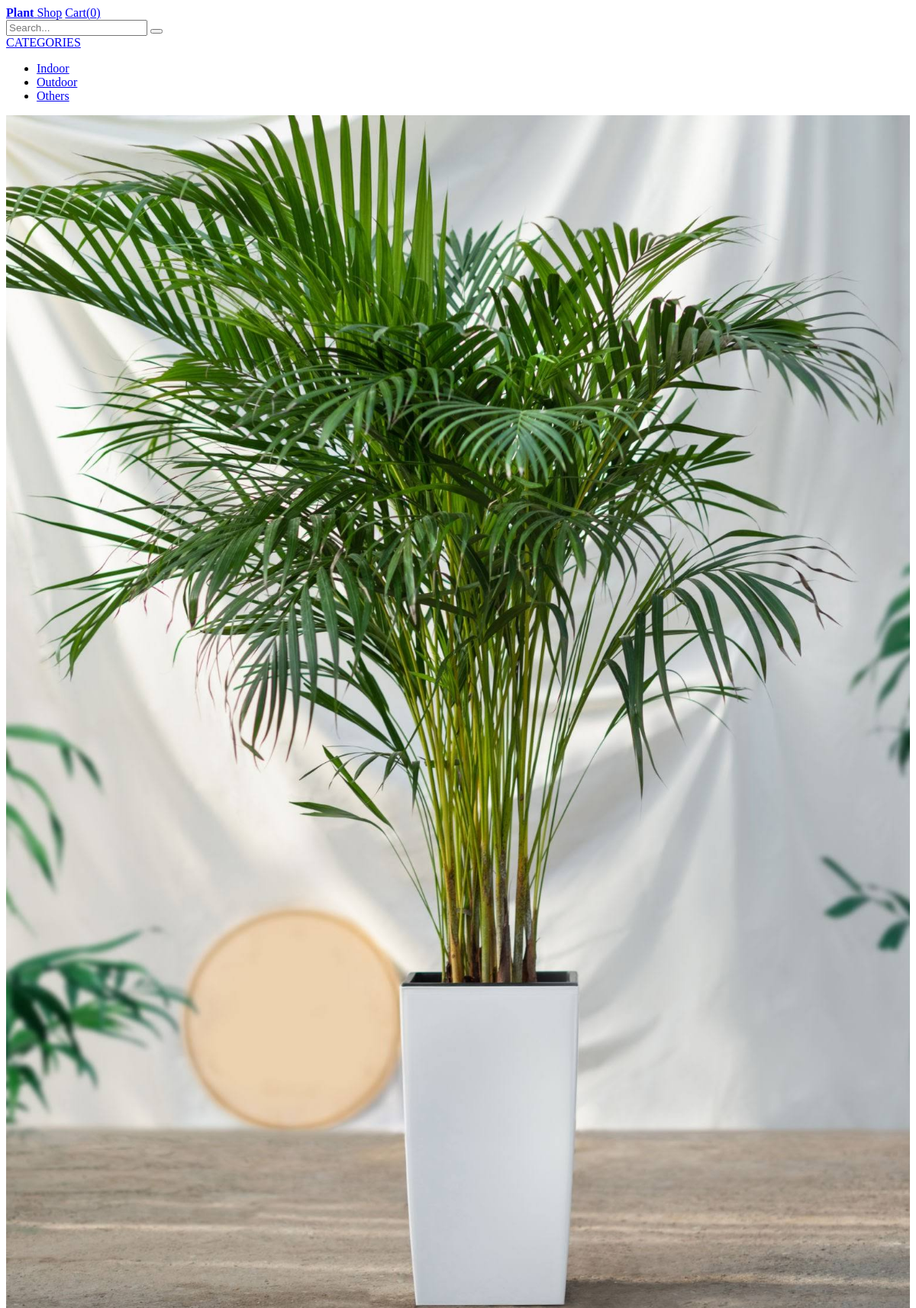
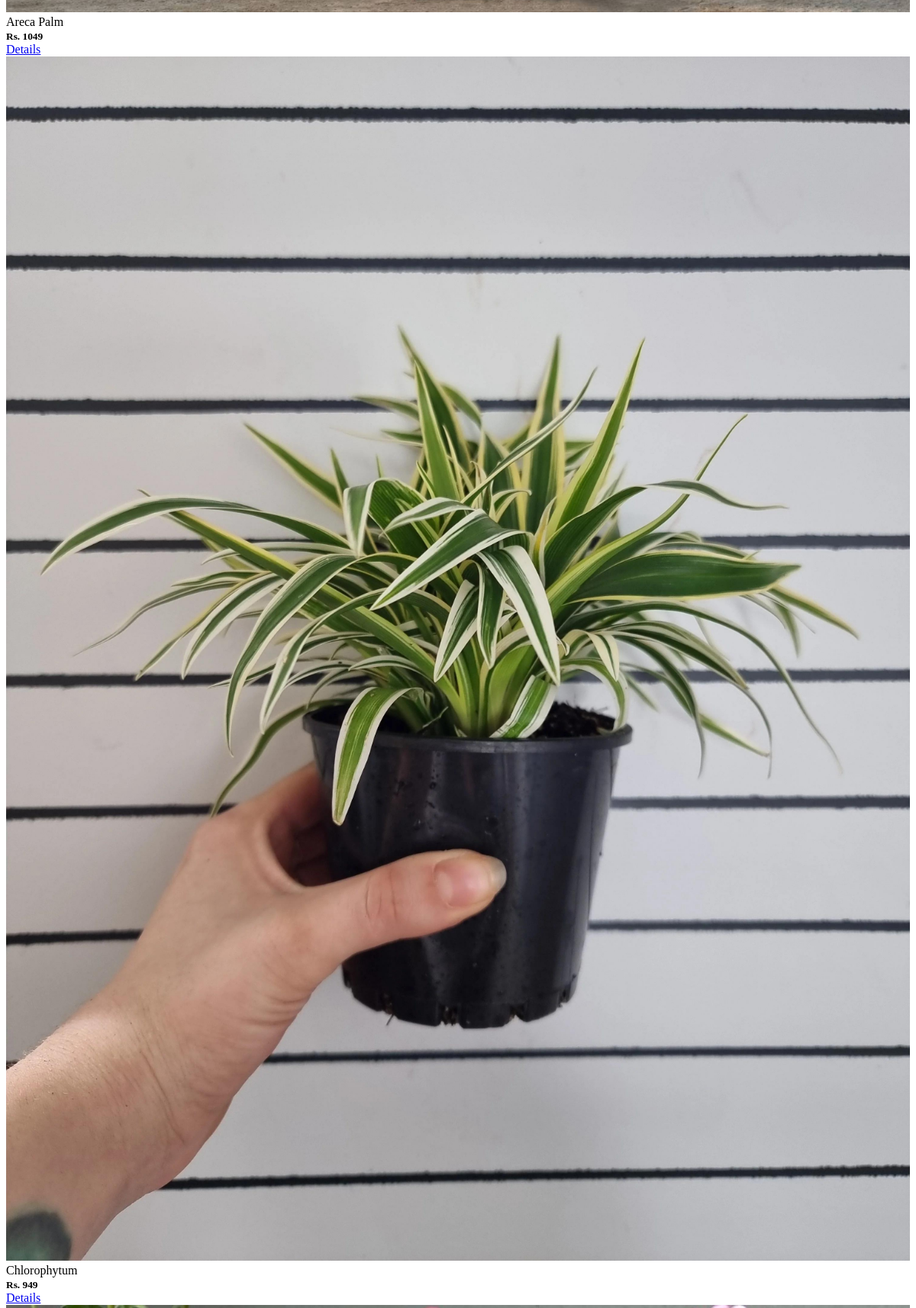
The app's page /main-shop (upper part) with its own data (2 pictures, top to bottom).
### plant/shop/models.py (models this page shows, shortened)
class Category(db.Model):
    id = db.Column(db.Integer, primary_key=True)
    name = db.Column(db.String(20), unique=True, nullable=False)
    slug = db.Column(db.String(20), unique=True, nullable=False)
    products = db.relationship('Product', back_populates='category', cascade='all, delete, delete-orphan')

class Product(db.Model):
    id = db.Column(db.Integer, primary_key=True)
    category_id = db.Column(db.Integer, db.ForeignKey('category.id', ondelete='CASCADE'), nullable=False, unique=False)
    category = db.relationship('Category', back_populates='products')
    name = db.Column(db.String(30), nullable=False, unique=True)
    slug = db.Column(db.String(300), nullable=False, unique=True)
    description = db.Column(db.Text, nullable=False, unique=False)
    how_to_maintain = db.Column(db.Text, nullable=True, unique=False)
    where_to_keep = db.Column(db.Text, nullable=True, unique=False)
    image = db.Column(db.String(128), nullable=True, unique=True)
    price = db.Column(db.Integer(), nullable=False, unique=False, default=1000)
    order_items = db.relationship('OrderItem', back_populates='products', cascade='all, delete, delete-orphan')

### plant/shop/routes.py (the view)
@shop.route('/main-shop')
def main_shop():
    categories = Category.query.all()
    category_selected = request.args.get('category', None)
    page = request.args.get('page', 1)
    per_page = 8
    products = Product.query.paginate(page=int(page), per_page=per_page) if not category_selected else Product.query.filter_by(
        category_id=category_selected
        ).paginate(page=int(page), per_page=per_page)
    context = {
        'categories': categories,
        'products': products,
        'category_selected': category_selected,
        'category_name': Category.query.filter_by(id=category_selected).first().name if category_selected else None
    }
    return render_template('shop.html', **context)

### plant/__init__.py (called while the page is built)
@app.context_processor
def cart_context():
    cart_obj = Cart(session)
    return dict(cart_context=cart_obj)

### plant/cart/cart.py (called while the page is built)
    def __len__(self):
        return sum(int(item['quantity']) for item in self.cart.values())

### plant/templates/shop.html (shortened to what this page needs)
{% extends 'base.html' %}
{% block content %}
  <div class="my-2 py-2">
    <div class="dropdown text-uppercase">
      <a href="#" class="btn bg-link dropdown-toggle" tabindex="0">
        CATEGORIES
      </a>
      <ul class="menu">
        {% for category in categories %}
          <li><a href="?category={{category.id}}" {% if category.name == category_name %}class="active"{% endif %}>{{category.name}}</a></li>
        {% endfor %}
      </ul>
    </div>
    <div class="columns my-2 py-2">
      {% for product in products %}
        {% include 'parts/item.html' %}
      {% else %}
      <div class="text-uppercase m-2 p-2">
        <h4>Nothing to display!</h4>
      </div>
      {% endfor %}
    </div>
  </div>
{% endblock content %}

### plant/templates/base.html (shortened to what this page needs)
<!DOCTYPE html>
<html lang="en">
<head>
  <link rel="stylesheet" href="https://unpkg.com/spectre.css/dist/spectre.min.css">
  <link rel="stylesheet" href="https://unpkg.com/spectre.css/dist/spectre-icons.min.css">
  <link rel="stylesheet" href="{{url_for('core.static', filename='style.css')}}">
</head>
<body>
  <div class="container grid-md" id="wrapper">
      <header class="navbar pt-2 mt-2">
      <section class="navbar-section">
        <a href="{{ url_for('core.home') }}" class="navbar-brand mr-2">
          <strong>Plant</strong>
        </a>
        <a href="{{ url_for('shop.main_shop') }}" class="btn btn-link">Shop</a>
        <a href="{{ url_for('cart.cart_page') }}" class="btn btn-link">Cart({% include 'parts/cart_menu.html' %})</a>
      </section>
      <section class="navbar-section">
        <form action="{{url_for('shop.search')}}">
          <div class="input-group input-inline">
            <input class="form-input" type="text" name="query" placeholder="Search...">
            <button class="btn btn-primary input-group-btn">
            </button>
          </div>
        </form>
      </section>
    </header>
    <div class="page-transition">
      <main>
        {% block content %}{% endblock content %}
      </main>
    </div>
  </div>
</body>
</html>

### plant/templates/parts/cart_menu.html
<span
    id="cartMenu"
    hx-get="{{url_for('cart.get_cart_count')}}"
    hx-trigger="update-cart-menu from:body"
    hx-swap="outerHTML"
>{{cart_context|length}}</span>

### plant/templates/parts/item.html
<div class="column col-3 col-md-4 col-sm-6 mb-2">
    <div class="card">
      {% if product.image %}
        <div class="card-image">
          <img loading="lazy" class="img-fit-cover img-responsive aspect-ratio" src="{{url_for('static', filename=product.image)}}">
        </div>
      {% endif %}
      <div class="card-header">
        <div class="card-title h5 text-ellipsis">{{product.name}}</div>
        <small><Strong>Rs. {{product.price}}</Strong></small>
      </div>
      <div class="card-footer">
        <a href="{{url_for('shop.details', slug=product.slug)}}" class="btn btn-primary">Details</a>
      </div>
    </div>
  </div>

### plant/core/static/style.css (style rules this page uses)
.page-transition { animation: transitionIn .75s; display: flex; flex-direction: column; min-height: calc(100vh - 60px); }
.aspect-ratio { position: relative; width: 100%; }

### records on screen
Category: name "Indoor"
Category: name "Outdoor"
Category: name "Others"
Product: image (picture), name "Areca Palm", price "1049"
Product: image (picture), name "Chlorophytum", price "949"

### other values on screen
{{ cart_context|length }} "0"
